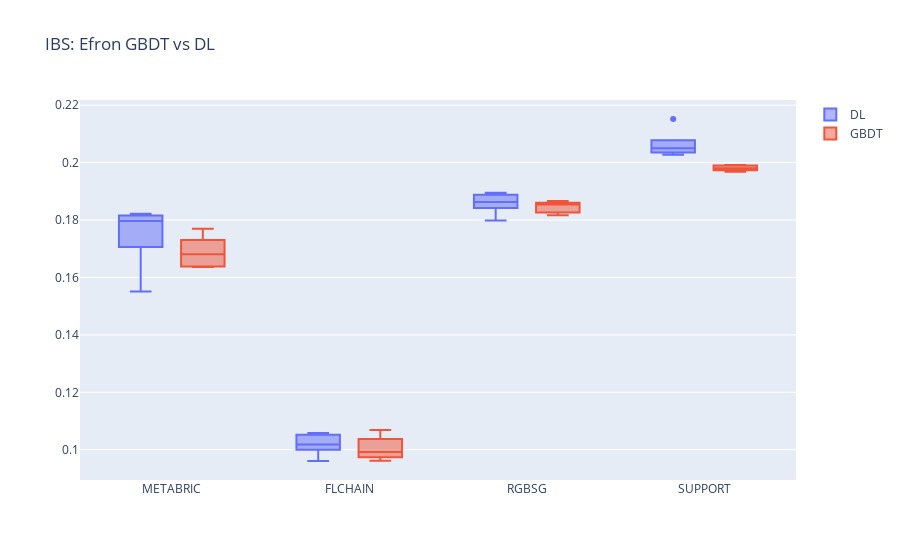

Notebook code cell kept with this figure:
### Code cell
get_boxplot_ibs( model='efron', title='IBS: Efron GBDT vs DL', data=None)

### Figure 1 — Plotly figure (JSON) as saved in the notebook; plotly's stock layout.template omitted (floating-point values rounded to 4 significant figures)
{"data": [{"name": "DL", "type": "box", "x": ["METABRIC", "METABRIC", "METABRIC", "METABRIC", "METABRIC", "FLCHAIN", "FLCHAIN", "FLCHAIN", "FLCHAIN", "FLCHAIN", "RGBSG", "RGBSG", "RGBSG", "RGBSG", "RGBSG", "SUPPORT", "SUPPORT", "SUPPORT", "SUPPORT", "SUPPORT"], "y": [0.1758, 0.1814, 0.1822, 0.1551, 0.1796, 0.1018, 0.1051, 0.1013, 0.1058, 0.09609, 0.1856, 0.1895, 0.1798, 0.1863, 0.1885, 0.2037, 0.2152, 0.205, 0.2053, 0.2027]}, {"name": "GBDT", "type": "box", "x": ["METABRIC", "METABRIC", "METABRIC", "METABRIC", "METABRIC", "FLCHAIN", "FLCHAIN", "FLCHAIN", "FLCHAIN", "FLCHAIN", "RGBSG", "RGBSG", "RGBSG", "RGBSG", "RGBSG", "SUPPORT", "SUPPORT", "SUPPORT", "SUPPORT", "SUPPORT"], "y": [0.1636, 0.1769, 0.1681, 0.1639, 0.1718, 0.09923, 0.1027, 0.1069, 0.09622, 0.09774, 0.183, 0.1817, 0.1854, 0.1858, 0.1866, 0.1981, 0.1975, 0.1989, 0.1968, 0.1991]}], "layout": {"boxmode": "group", "title": {"text": "IBS: Efron GBDT vs DL"}}}
